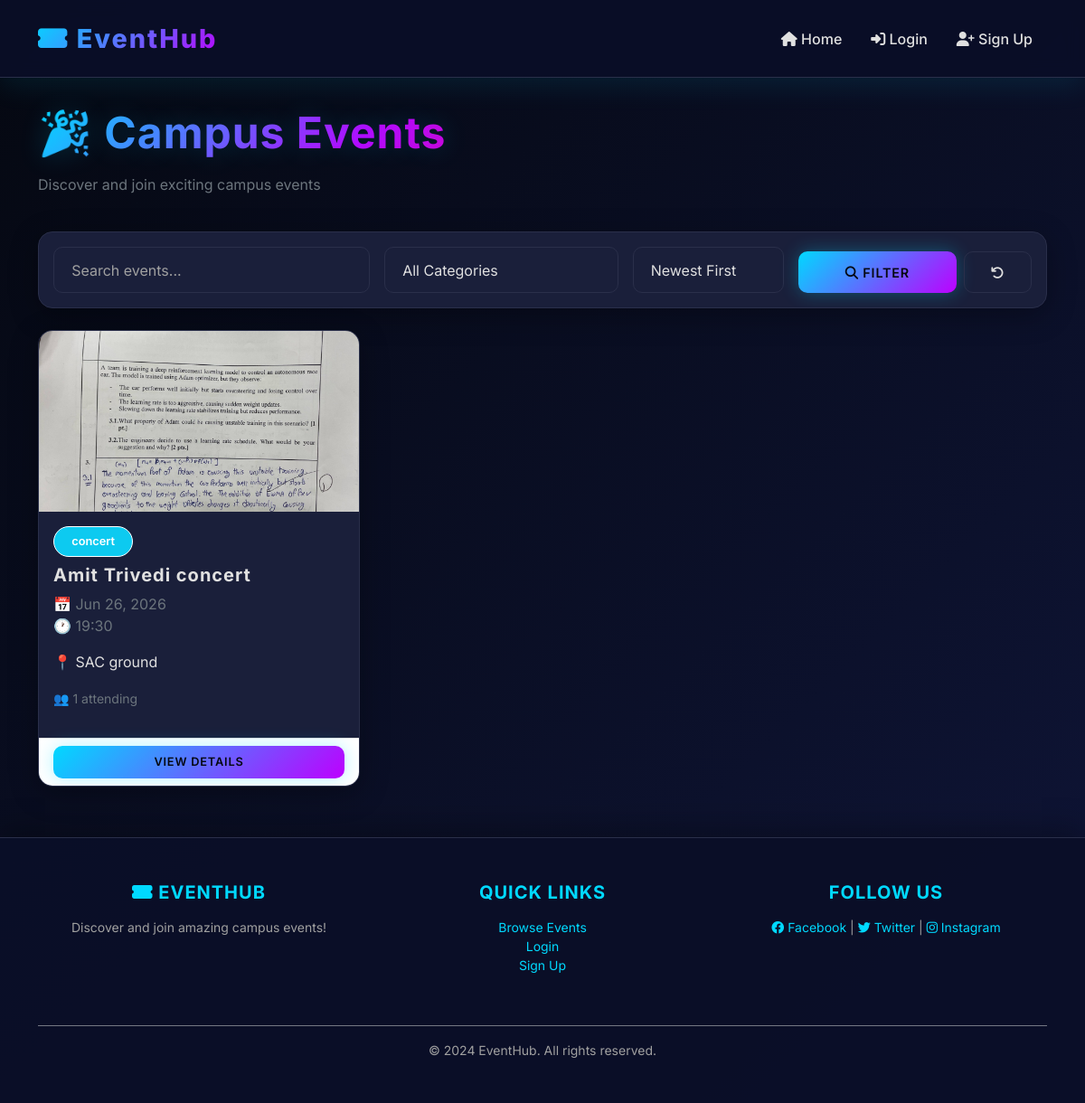
Before: / with the older database file.
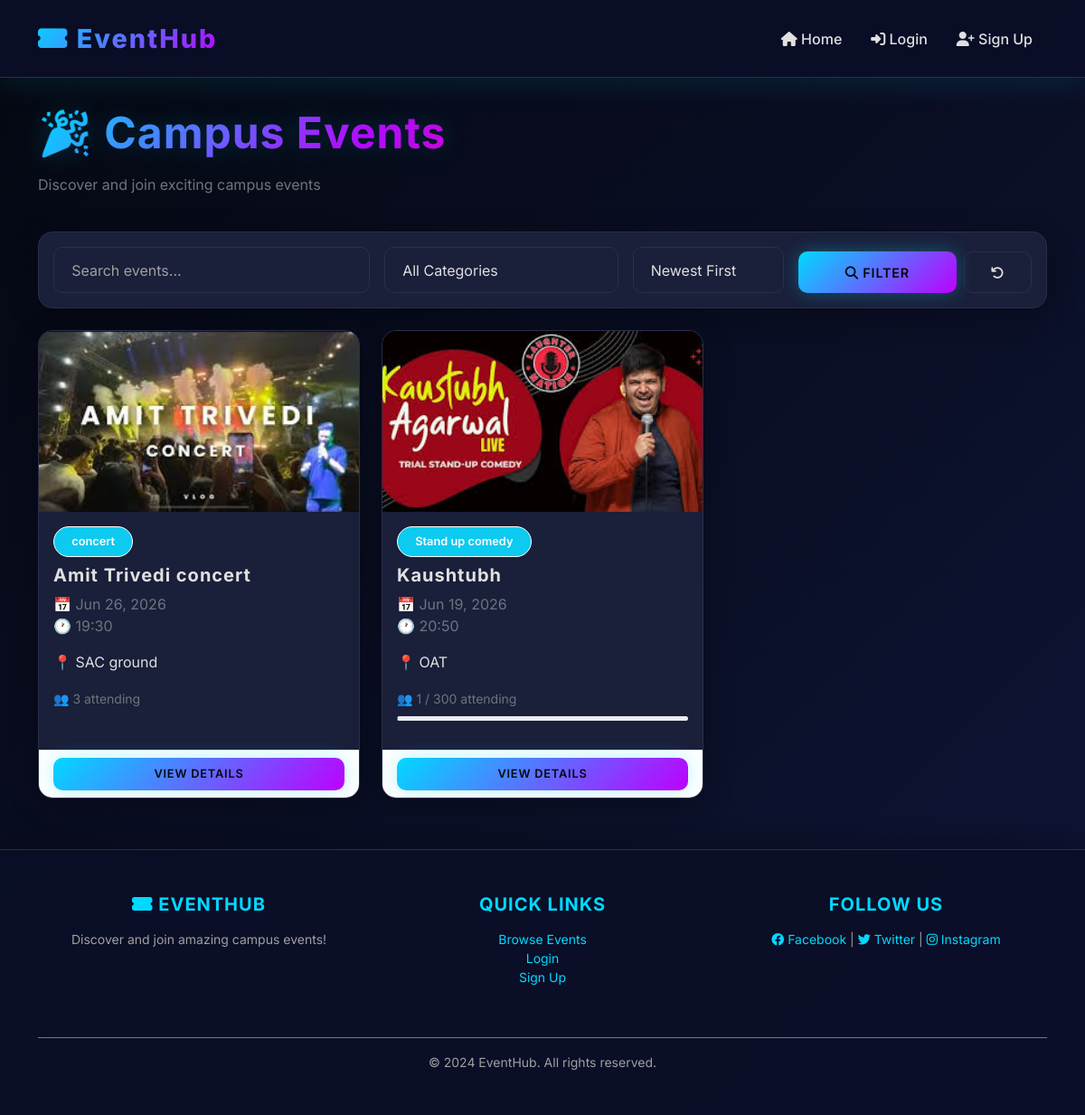
After: the same page with the newer database file.
### events/models.py (models this page shows, shortened)
class Event(models.Model):
    title = models.CharField(max_length=200)
    description = models.TextField()
    category = models.ForeignKey(
        EventCategory,
        on_delete=models.SET_NULL,
        null=True,
        blank=True
    )
    creator = models.ForeignKey(
        User,
        on_delete=models.CASCADE,
        related_name='created_events'
    )
    date = models.DateField()
    time = models.TimeField()
    duration_hours = models.IntegerField(default=1)
    location = models.CharField(max_length=300)
    max_attendees = models.IntegerField(
        default=0,
        help_text="0 means unlimited"
    )
    cover_image = models.ImageField(
        upload_to='event_images/',
        blank=True,
        null=True
    )
    STATUS_CHOICES = [
        ('upcoming', 'Upcoming'),
        ('ongoing', 'Ongoing'),
        ('completed', 'Completed'),
        ('cancelled', 'Cancelled'),
    ]
    status = models.CharField(
        max_length=20,
        choices=STATUS_CHOICES,
        default='upcoming'
    )
    attendees = models.ManyToManyField(
        User,
        through='Attendance',
        related_name='attending_events',
        blank=True
    )
    created_at = models.DateTimeField(auto_now_add=True)
    updated_at = models.DateTimeField(auto_now=True)
    def attendees_count(self):
        return self.attendees.count()
    class Meta:
        ordering = ['-date']  # Show newest events first
        indexes = [
            models.Index(fields=['date']),
            models.Index(fields=['category']),
        ]
        permissions = [
            ('can_create_event', 'Can create new events'),
        ]

class EventCategory(models.Model):
    name = models.CharField(max_length=100, unique=True)
    description = models.TextField(blank=True, null=True)
    icon = models.CharField(max_length=50, default="📌")
    created_at = models.DateTimeField(auto_now_add=True)
    class Meta:
        verbose_name_plural = "Categories"

### events/views.py (the view)
# urls.py: path('', views.home, name='home'),
def home(request):
    search_query = request.GET.get('search', '')
    category_id = request.GET.get('category', '')
    sort_by = request.GET.get('sort', '-date')
    events = Event.objects.all()
    if search_query:
        events = events.filter(
            Q(title__icontains=search_query) |
            Q(description__icontains=search_query) |
            Q(category__name__icontains=search_query)
        ).distinct()
    if category_id:
        events = events.filter(category_id=category_id)
    if sort_by in ['date', '-date', 'title']:
        events = events.order_by(sort_by)
    for event in events:
        if event.max_attendees > 0:
            event.percentage = (event.attendees_count() / event.max_attendees) * 100
        else:
            event.percentage = 0
    categories = EventCategory.objects.all()
    context = {
        'events': events,
        'categories': categories,
        'search_query': search_query,
        'selected_category': category_id,
        'selected_sort': sort_by,
    }
    return render(request, 'events/home.html', context)

### events/templates/events/home.html (shortened to what this page needs)
{% extends 'base.html' %}
{% block content %}
<div class="row mb-4">
    <div class="col-md-8">
        <h1>🎉 Campus Events</h1>
        <p class="text-muted">Discover and join exciting campus events</p>
    </div>
</div>
<div class="card mb-4">
    <div class="card-body">
        <form method="GET" class="row g-3 align-items-end">
            <div class="col-md-4">
                <input
                    type="text"
                    name="search"
                    class="form-control"
                    placeholder="Search events..."
                    value="{{ search_query }}"
                >
            </div>
            <div class="col-md-3">
                <select name="category" class="form-select">
                    <option value="">All Categories</option>
                </select>
            </div>
            <div class="col-md-2">
                <select name="sort" class="form-select">
                    <option value="-date" {% if selected_sort == '-date' %}selected{% endif %}>Newest First</option>
                </select>
            </div>
            <div class="col-md-3 d-flex gap-2">
                <button type="submit" class="btn btn-primary flex-grow-1">
                    <i class="fas fa-search"></i> Filter
                </button>
                <a href="{% url 'home' %}" class="btn btn-outline-secondary">
                    <i class="fas fa-undo"></i>
                </a>
            </div>
        </form>
    </div>
</div>
<div class="row">
    {% if events %}
        {% for event in events %}
            <div class="col-md-4 mb-4">
                <div class="card event-card h-100">
                    {% if event.cover_image %}
                        <img
                            src="{{ event.cover_image.url }}"
                            class="card-img-top"
                            alt="{{ event.title }}"
                            style="height: 200px; object-fit: cover;"
                        >
                    {% endif %}
                    <div class="card-body">
                        <span class="badge bg-info mb-2">
                            {{ event.category.name }}
                        </span>
                        <h5 class="card-title">{{ event.title }}</h5>
                        <p class="card-text text-muted">
                            📅 {{ event.date|date:"M d, Y" }}<br>
                            🕐 {{ event.time|time:"H:i" }}
                        </p>
                        <p class="card-text">
                            📍 {{ event.location }}
                        </p>
                        <div class="mb-3">
                            <small class="text-muted">
                                👥 {{ event.attendees_count }}
                                {% if event.max_attendees > 0 %}
                                    / {{ event.max_attendees }}
                                {% endif %}
                                attending
                            </small>
                            {% if event.max_attendees > 0 %}
                                <div class="progress mt-2" style="height: 5px;">
                                </div>
                            {% endif %}
                        </div>
                    </div>
                    <div class="card-footer bg-white">
                        <a
                            href="{% url 'event_detail' event.id %}"
                            class="btn btn-sm btn-primary w-100"
                        >
                            View Details
                        </a>
                    </div>
                </div>
            </div>
        {% endfor %}
    {% endif %}
</div>
{% endblock %}

### templates/base.html (shortened to what this page needs)
<!DOCTYPE html>
<html lang="en">
<head>
    <link href="https://cdn.jsdelivr.net/npm/bootstrap@5.1.3/dist/css/bootstrap.min.css" rel="stylesheet">
    <link rel="stylesheet" href="https://cdnjs.cloudflare.com/ajax/libs/font-awesome/6.4.0/css/all.min.css">
</head>
<body>
    <nav class="navbar navbar-expand-lg navbar-dark">
        <div class="container">
            <a class="navbar-brand" href="{% url 'home' %}">
                <i class="fas fa-ticket-alt"></i> EventHub
            </a>
            <div class="collapse navbar-collapse" id="navbarNav">
                <ul class="navbar-nav ms-auto">
                    <li class="nav-item">
                        <a class="nav-link" href="{% url 'home' %}">
                            <i class="fas fa-home"></i> Home
                        </a>
                    </li>
                    {% if user.is_authenticated %}
                        {% if perms.events.can_create_event %}
                        <li class="nav-item">
                            <a class="nav-link" href="{% url 'create_event' %}">
                                <i class="fas fa-plus-circle"></i> Create
                            </a>
                        </li>
                        {% endif %}
                        <li class="nav-item">
                            <a class="nav-link" href="{% url 'my_events' %}">
                                <i class="fas fa-list"></i> My Events
                            </a>
                        </li>
                        <li class="nav-item dropdown">
                            <a class="nav-link dropdown-toggle"
                               href="#"
                               id="profileDropdown"
                               role="button"
                               data-bs-toggle="dropdown"
                               aria-expanded="false">
                                <i class="fas fa-user-circle"></i> {{ user.first_name|default:user.username }}
                            </a>
                            <ul class="dropdown-menu dropdown-menu-end" aria-labelledby="profileDropdown">
                                <li>
                                    <a class="dropdown-item" href="{% url 'user_profile' user.username %}">
                                        <i class="fas fa-user"></i> View Profile
                                    </a>
                                </li>
                                <li>
                                    <a class="dropdown-item" href="{% url 'edit_profile' %}">
                                        <i class="fas fa-edit"></i> Edit Profile
                                    </a>
                                </li>
                                <li><hr class="dropdown-divider"></li>
                                <li>
                                    <a class="dropdown-item" href="{% url 'logout' %}">
                                        <i class="fas fa-sign-out-alt"></i> Logout
                                    </a>
                                </li>
                            </ul>
                        </li>
                    {% else %}
                        <li class="nav-item">
                            <a class="nav-link" href="{% url 'login' %}">
                                <i class="fas fa-sign-in-alt"></i> Login
                            </a>
                        </li>
                        <li class="nav-item">
                            <a class="nav-link" href="{% url 'register' %}">
                                <i class="fas fa-user-plus"></i> Sign Up
                            </a>
                        </li>
                    {% endif %}
                </ul>
            </div>
        </div>
    </nav>
    <main>
        <div class="container">
            {% block content %}{% endblock %}
        </div>
    </main>
    <footer>
        <div class="container">
            <div class="row mb-4">
                <div class="col-md-4 mb-3">
                    <h5><i class="fas fa-ticket-alt"></i> EventHub</h5>
                    <p class="small">Discover and join amazing campus events!</p>
                </div>
                <div class="col-md-4 mb-3">
                    <h5>Quick Links</h5>
                    <ul class="list-unstyled small">
                        <li><a href="{% url 'home' %}">Browse Events</a></li>
                        {% if user.is_authenticated %}
                            {% if perms.events.can_create_event %}
                            <li><a href="{% url 'create_event' %}">Create Event</a></li>
                            {% endif %}
                            <li><a href="{% url 'my_events' %}">My Events</a></li>
                        {% else %}
                            <li><a href="{% url 'login' %}">Login</a></li>
                            <li><a href="{% url 'register' %}">Sign Up</a></li>
                        {% endif %}
                    </ul>
                </div>
                <div class="col-md-4 mb-3">
                    <h5>Follow Us</h5>
                    <p class="small">
                        <a href="#"><i class="fab fa-facebook"></i> Facebook</a> |
                        <a href="#"><i class="fab fa-twitter"></i> Twitter</a> |
                        <a href="#"><i class="fab fa-instagram"></i> Instagram</a>
                    </p>
                </div>
            </div>
            <hr>
            <p class="small mb-0">
                &copy; 2024 EventHub. All rights reserved.
            </p>
        </div>
    </footer>
</body>
</html>

### templates/base.html (style rules this page uses)
:root { --dark-bg: #0a0e27; --darker-bg: #050811; --card-bg: #1a1f3a; --neon-cyan: #00d9ff; --neon-purple: #bd00ff; --neon-pink: #ff006e; --neon-green: #00ff41; --text-light: #e0e0e0; --text-muted: #a0a0a0; --border-color: #2a2f4a; }
* { margin: 0; padding: 0; box-sizing: border-box; }
html, body { height: 100%; font-family: 'Inter', sans-serif; }
body { display: flex; flex-direction: column; background: linear-gradient(135deg, var(--darker-bg) 0%, #0f1538 100%); color: var(--text-light); overflow-x: hidden; }
.navbar { background: rgba(10, 14, 39, 0.95); backdrop-filter: blur(10px); border-bottom: 1px solid var(--border-color); box-shadow: 0 8px 32px rgba(0, 217, 255, 0.1); padding: 1rem 0; position: sticky; top: 0; z-index: 1000; }
.navbar-brand { font-size: 1.8rem; font-weight: 800; background: linear-gradient(135deg, var(--neon-cyan), var(--neon-purple)); -webkit-background-clip: text; -webkit-text-fill-color: transparent; background-clip: text; letter-spacing: 2px; transition: all 0.3s ease; }
.nav-link { color: var(--text-light) !important; margin: 0 0.5rem; font-weight: 500; position: relative; transition: all 0.3s ease; }
.nav-link::after { content: ''; position: absolute; bottom: -5px; left: 0; width: 0; height: 2px; background: linear-gradient(90deg, var(--neon-cyan), var(--neon-purple)); transition: width 0.3s ease; }
main { flex: 1; padding: 2rem 0; }
.card { background: var(--card-bg); border: 1px solid var(--border-color); border-radius: 16px; box-shadow: 0 8px 32px rgba(0, 0, 0, 0.3); transition: all 0.3s ease; overflow: hidden; }
.card-body { color: var(--text-light); }
.btn { border: none; border-radius: 10px; font-weight: 600; padding: 0.7rem 1.8rem; transition: all 0.3s ease; text-transform: uppercase; letter-spacing: 0.8px; font-size: 0.9rem; position: relative; overflow: hidden; }
.btn::before { content: ''; position: absolute; top: 0; left: -100%; width: 100%; height: 100%; background: rgba(255, 255, 255, 0.1); transition: left 0.3s ease; z-index: -1; }
.btn-primary { background: linear-gradient(135deg, var(--neon-cyan), var(--neon-purple)); color: var(--darker-bg); box-shadow: 0 0 20px rgba(0, 217, 255, 0.3); }
.btn-outline-secondary { color: var(--text-light); border: 1px solid var(--border-color); }
.btn-sm { padding: 0.5rem 1.2rem; font-size: 0.8rem; }
.form-control, .form-select { background: var(--card-bg); border: 1px solid var(--border-color); color: var(--text-light); border-radius: 10px; padding: 0.8rem 1.2rem; transition: all 0.3s ease; }
.form-control::placeholder { color: var(--text-muted); }
.badge { padding: 0.6rem 1.2rem; border-radius: 20px; font-weight: 600; border: 1px solid; font-size: 0.8rem; }
h1, h2, h3, h4, h5, h6 { color: var(--text-light); font-weight: 700; letter-spacing: 1px; }
h1 { font-size: 3rem; background: linear-gradient(135deg, var(--neon-cyan), var(--neon-purple), var(--neon-pink)); -webkit-background-clip: text; -webkit-text-fill-color: transparent; background-clip: text; margin-bottom: 1rem; text-shadow: 0 0 30px rgba(0, 217, 255, 0.2); }
footer { background: rgba(10, 14, 39, 0.95); border-top: 1px solid var(--border-color); color: var(--text-light); text-align: center; padding: 3rem 0; margin-top: auto; box-shadow: 0 -8px 32px rgba(0, 0, 0, 0.3); }
footer h5 { color: var(--neon-cyan); text-transform: uppercase; letter-spacing: 1px; margin-bottom: 1rem; }
footer a { color: var(--neon-cyan); text-decoration: none; transition: all 0.3s ease; }
footer p { margin: 0; color: var(--text-muted); }
hr { border-color: var(--border-color); opacity: 0.5; }
a { color: var(--neon-cyan); text-decoration: none; transition: all 0.3s ease; }

Changed rows visible on the page:
changed Event "Amit Trivedi concert": cover_image: a different picture; attendees_count "1" → "3"
added Event: cover_image (picture), category.name "Stand up comedy", title "Kaushtubh", date "Jun 19, 2026", time "20:50", location "OAT", attendees_count "1", max_attendees "300"
